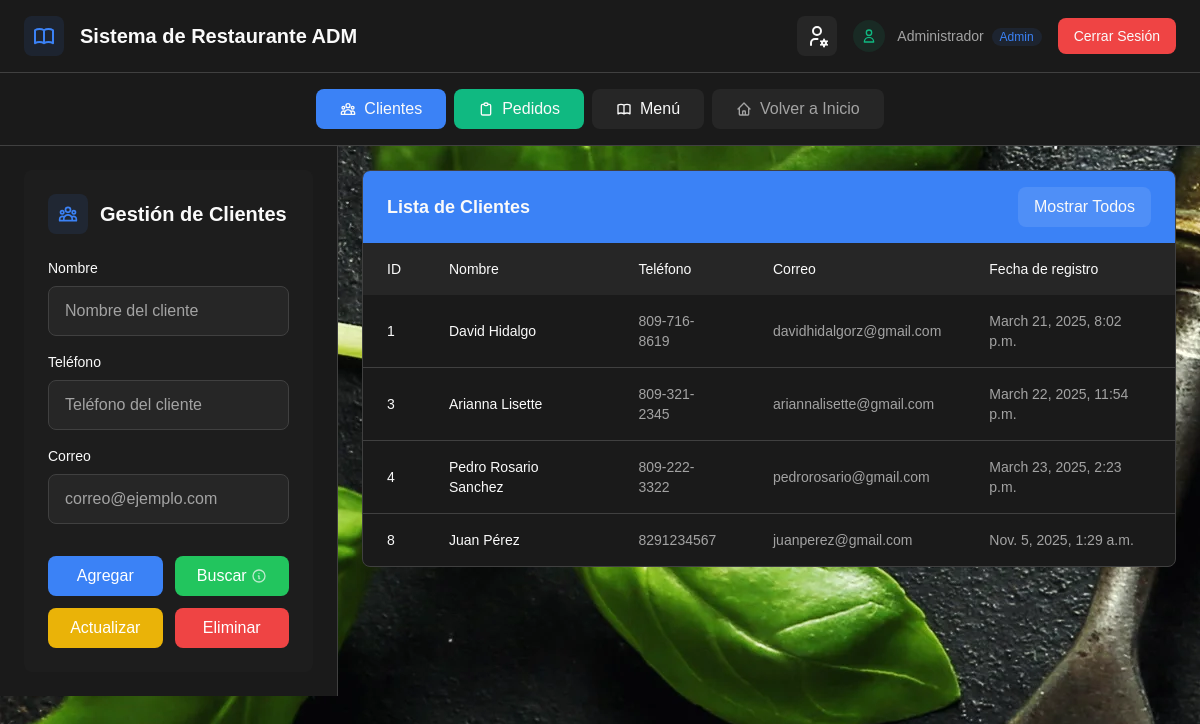
/home/client/ (signed in), run on an earlier commit of the app's database.
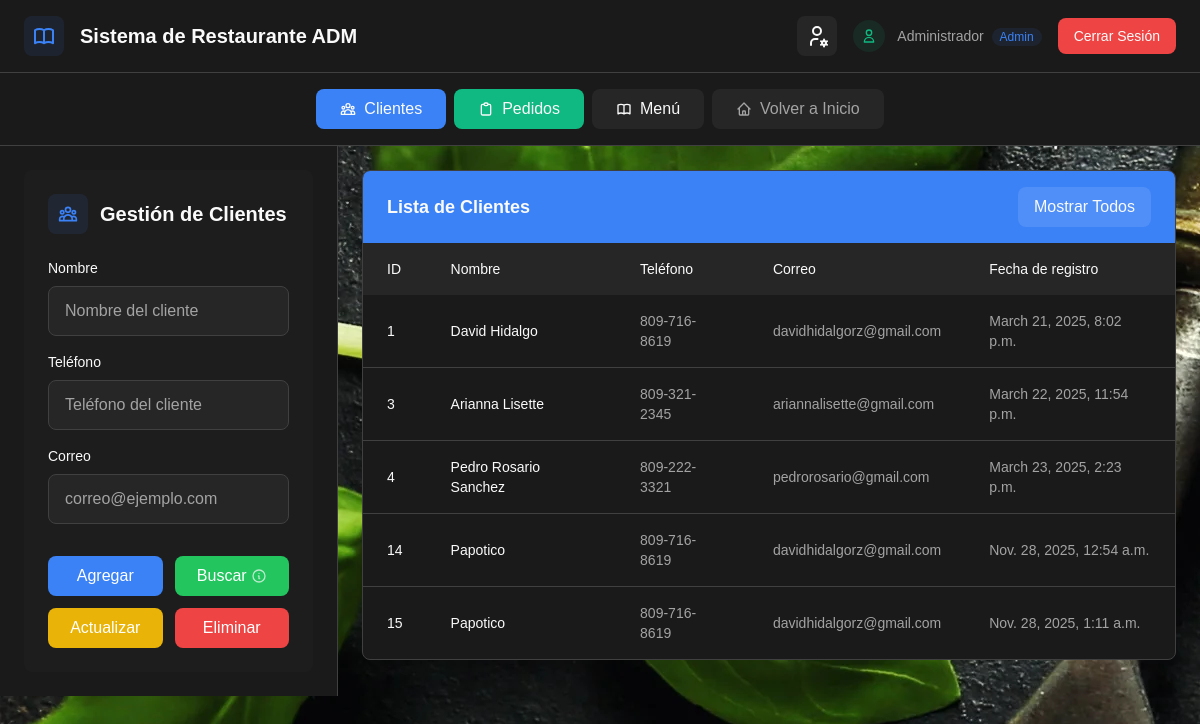
And on a later commit of the database.
### Web_Restaurante/models.py (models this page shows, shortened)
class Cliente(models.Model):
    nombre = models.CharField(max_length=100)
    telefono = models.CharField(max_length=15)
    correo = models.EmailField()
    fecha_registro = models.DateTimeField(auto_now_add=True)

### Web_Restaurante/views.py (the view)
# urls.py: path('home/client/', views.cliente_list, name='clientes'),
@login_required
@cache_control(no_cache=True, must_revalidate=True, no_store=True)
def cliente_list(request):
    clientes = Cliente.objects.all().order_by("id")
    form = ClienteForm()
    return render(request, "client.html", {
        "clientes": clientes,
        "form": form,
    })

### Web_Restaurante/forms.py (shortened to what this page needs)
class ClienteForm(forms.ModelForm):
    class Meta:
        model = Cliente
        fields = ['nombre', 'telefono', 'correo']

### Web_Restaurante/templates/client.html (shortened to what this page needs)
{% extends "home.html" %}
{% load static %}
{% block btn-header-content %}
  <a href="{% url 'home' %}"
     class="bg-muted hover:bg-muted/80 text-muted-foreground px-6 py-2 rounded-lg font-medium transition-all duration-200 flex items-center space-x-2">
    <svg class="w-4 h-4" fill="none" stroke="currentColor" viewBox="0 0 24 24">
      <path stroke-linecap="round" stroke-linejoin="round" stroke-width="2" d="M3 12l2-2m0 0l7-7 7 7M5 10v10a1 1 0 001 1h3m10-11l2 2m-2-2v10a1 1 0 01-1 1h-3m-6 0a1 1 0 001-1v-4a1 1 0 011-1h2a1 1 0 011 1v4a1 1 0 001 1m-6 0h6">
      </path>
    </svg>
    <span>Volver a Inicio</span>
  </a>
{% endblock btn-header-content %}
{% block content %}
  <div class="flex h-[calc(100vh-140px)]">
    <div class="w-98 bg-card border-r border-border p-6">
      <div class="bg-secondary/30 rounded-lg p-6 h-full">
        {% block sidebar_content %}
          <div class="space-y-6">
            <div class="flex items-center space-x-3 mb-6">
              <div class="w-10 h-10 bg-primary/10 rounded-lg flex items-center justify-center">
              </div>
              <h2 class="text-xl font-bold text-foreground">Gestión de Clientes</h2>
            </div>
            <form method="post" id="client-form" class="space-y-4">
              <div>
                <label for="name_client"
                       class="block text-sm font-medium text-foreground mb-2">Nombre</label>
                <input type="text"
                       name="nombre"
                       id="name_client"
                       class="w-full px-4 py-3 bg-input border border-border rounded-lg focus:ring-2 focus:ring-primary focus:border-transparent transition-all duration-200 text-foreground placeholder-muted-foreground"
                       placeholder="Nombre del cliente" />
              </div>
              <div>
                <label for="tel_client"
                       class="block text-sm font-medium text-foreground mb-2">Teléfono</label>
                <input type="text"
                       name="telefono"
                       id="tel_client"
                       class="w-full px-4 py-3 bg-input border border-border rounded-lg focus:ring-2 focus:ring-primary focus:border-transparent transition-all duration-200 text-foreground placeholder-muted-foreground"
                       placeholder="Teléfono del cliente" />
              </div>
              <div>
                <label for="email_client"
                       class="block text-sm font-medium text-foreground mb-2">Correo</label>
                <input type="email"
                       name="correo"
                       id="email_client"
                       class="w-full px-4 py-3 bg-input border border-border rounded-lg focus:ring-2 focus:ring-primary focus:border-transparent transition-all duration-200 text-foreground placeholder-muted-foreground"
                       placeholder="correo@ejemplo.com" />
              </div>
              <div class="grid grid-cols-2 gap-3 pt-4">
                <button type="submit"
                        formaction="{% url 'cliente_agregar' %}"
                        class="bg-blue-500 hover:bg-blue-600 text-white px-4 py-2 rounded-lg font-medium transition-all duration-200">
                  Agregar
                </button>
                <button type="submit"
                        formaction="{% url 'cliente_buscar' %}"
                class="bg-green-500 hover:bg-green-600 text-white px-4 py-2 rounded-lg font-medium transition-all duration-200 flex items-center justify-center space-x-1">
                  <span>Buscar</span>
                  <div class="group relative">
                    <svg class="w-4 h-4 text-accent-foreground/70"
                         fill="none"
                         stroke="currentColor"
                         viewBox="0 0 24 24">
                      <path stroke-linecap="round" stroke-linejoin="round" stroke-width="2" d="M13 16h-1v-4h-1m1-4h.01M21 12a9 9 0 11-18 0 9 9 0 0118 0z">
                      </path>
                    </svg>
                  </div>
                </button>
                <button type="submit"
                        formaction="{% url 'cliente_actualizar' %}"
                        class="bg-yellow-500 hover:bg-yellow-600 text-white px-4 py-2 rounded-lg font-medium transition-all duration-200">
                  Actualizar
                </button>
                <button type="submit"
                        formaction="{% url 'cliente_eliminar' %}"
                        class="bg-red-500 hover:bg-red-600 text-white px-4 py-2 rounded-lg font-medium transition-all duration-200">
                  Eliminar
                </button>
              </div>
            </form>
          </div>
        {% endblock sidebar_content %}
      </div>
    </div>
    <div class="flex-1 p-6 overflow-auto">
      {% block table_content %}
        <div class="bg-card rounded-lg border border-border overflow-hidden">
          <div class="bg-primary px-6 py-4 flex items-center justify-between">
            <h3 class="text-lg font-semibold text-primary-foreground">Lista de Clientes</h3>
            <button type="button"
                    id="show-all-clients"
                    class="bg-primary-foreground/10 hover:bg-primary-foreground/20 text-primary-foreground px-4 py-2 rounded-lg font-medium transition-all duration-200">
              Mostrar Todos
            </button>
          </div>
          <div class="overflow-x-auto">
            <table class="w-full">
              <thead class="bg-secondary">
                <tr>
                  <th class="px-6 py-4 text-left text-sm font-medium text-secondary-foreground">ID</th>
                  <th class="px-6 py-4 text-left text-sm font-medium text-secondary-foreground">Nombre</th>
                  <th class="px-6 py-4 text-left text-sm font-medium text-secondary-foreground">Teléfono</th>
                  <th class="px-6 py-4 text-left text-sm font-medium text-secondary-foreground">Correo</th>
                  <th class="px-6 py-4 text-left text-sm font-medium text-secondary-foreground">Fecha de registro</th>
                </tr>
              </thead>
              <tbody class="divide-y divide-border">
                {% for cliente in clientes %}
                  <tr onclick="fillForm('{{ cliente.id }}', '{{ cliente.nombre }}', '{{ cliente.telefono }}', '{{ cliente.correo }}')"
                      class="hover:bg-muted/30 cursor-pointer transition-colors duration-200">
                    <td class="px-6 py-4 text-sm text-foreground">{{ cliente.id }}</td>
                    <td class="px-6 py-4 text-sm text-foreground font-medium">{{ cliente.nombre }}</td>
                    <td class="px-6 py-4 text-sm text-muted-foreground">{{ cliente.telefono }}</td>
                    <td class="px-6 py-4 text-sm text-muted-foreground">{{ cliente.correo }}</td>
                    <td class="px-6 py-4 text-sm text-muted-foreground">{{ cliente.fecha_registro }}</td>
                  </tr>
                {% endfor %}
              </tbody>
            </table>
          </div>
        </div>
      {% endblock table_content %}
    </div>
  </div>
{% endblock content %}

### Web_Restaurante/templates/home.html (shortened to what this page needs)
<!DOCTYPE html>
<html lang="es">
  <head>
    {% load static %}
    <link rel="stylesheet" href="{% static 'css/base_style.css' %}?v=1.1" />
    <link rel="stylesheet" href="{% static 'css/tailwind.css' %}">
  </head>
  <body class="min-h-screen bg-background text-foreground">
    <header class="bg-card border-b border-border">
      <div class="px-6 py-4">
        <div class="flex items-center justify-between">
          <div class="flex items-center space-x-4">
            <div class="w-10 h-10 bg-primary/10 rounded-lg flex items-center justify-center">
            </div>
            <h1 class="text-xl font-bold text-foreground">Sistema de Restaurante ADM</h1>
          </div>
          <div class="flex items-center space-x-4">
            {% if user.is_superuser %}
              <a href="{% url 'admin_panel' %}"
                 class="bg-secondary hover:bg-secondary/80 text-secondary-foreground w-10 h-10 rounded-lg flex items-center justify-center transition-all duration-200 group relative"
                 title="Panel de Administración">
              </a>
            {% endif %}
            <div class="flex items-center space-x-3">
              <div class="w-8 h-8 bg-accent/10 rounded-full flex items-center justify-center">
                <svg class="w-4 h-4 text-accent"
                     fill="none"
                     stroke="currentColor"
                     viewBox="0 0 24 24">
                  <path stroke-linecap="round" stroke-linejoin="round" stroke-width="2" d="M16 7a4 4 0 11-8 0 4 4 0 018 0zM12 14a7 7 0 00-7 7h14a7 7 0 00-7-7z">
                  </path>
                </svg>
              </div>
              <span class="text-sm text-muted-foreground">
                {{ user.username }}
                {% if user.is_superuser %}
                  <span class="ml-1 px-2 py-0.5 bg-primary/10 text-primary text-xs rounded-full">Admin</span>
                {% endif %}
              </span>
            </div>
            <a href="{% url 'logout' %}"
               class="bg-destructive hover:bg-destructive/90 text-destructive-foreground px-4 py-2 rounded-lg text-sm font-medium transition-all duration-200">
              Cerrar Sesión
            </a>
          </div>
        </div>
      </div>
    </header>
    <nav class="bg-card border-b border-border">
      <div class="px-6 py-4">
        <div class="flex items-center justify-center space-x-2">
          <a href="{% url 'clientes' %}"
             class="bg-primary hover:bg-primary/90 text-primary-foreground px-6 py-2 rounded-lg font-medium transition-all duration-200 flex items-center space-x-2">
            <span>Clientes</span>
          </a>
          <a href="{% url 'orders' %}"
             class="bg-accent hover:bg-accent/90 text-accent-foreground px-6 py-2 rounded-lg font-medium transition-all duration-200 flex items-center space-x-2">
            <svg class="w-4 h-4" fill="none" stroke="currentColor" viewBox="0 0 24 24">
              <path stroke-linecap="round" stroke-linejoin="round" stroke-width="2" d="M9 5H7a2 2 0 00-2 2v12a2 2 0 002 2h10a2 2 0 002-2V7a2 2 0 00-2-2h-2M9 5a2 2 0 002 2h2a2 2 0 002-2M9 5a2 2 0 012-2h2a2 2 0 012 2">
              </path>
            </svg>
            <span>Pedidos</span>
          </a>
          <a href="{% url 'menu' %}"
             class="bg-secondary hover:bg-secondary/80 text-secondary-foreground px-6 py-2 rounded-lg font-medium transition-all duration-200 flex items-center space-x-2">
            <span>Menú</span>
          </a>
          {% block btn-header-content %}
          {% endblock btn-header-content %}
        </div>
      </div>
    </nav>
    <main class="flex-1">
      {% block content %}{% endblock content %}
    </main>
  </body>
</html>

### Web_Restaurante/static/css/base_style.css (style rules this page uses)
body { margin: 0; font-family: sans-serif; background-image: url('../images/background.webp'); background-size: auto; background-color: #000000; background-repeat: no-repeat; height: 100vh; }

What changed in the data, as far as the page shows it:
removed Cliente: id "8", nombre "Juan Pérez", telefono "8291234567", correo "juanperez@gmail.com", fecha_registro "Nov. 5, 2025, 1:29 a.m."
changed Cliente "Pedro Rosario Sanchez": telefono "809-222-3322" → "809-222-3321"
added Cliente: id "14", nombre "Papotico", telefono "809-716-8619", correo "davidhidalgorz@gmail.com", fecha_registro "Nov. 28, 2025, 12:54 a.m."
added Cliente: id "15", nombre "Papotico", telefono "809-716-8619", correo "davidhidalgorz@gmail.com", fecha_registro "Nov. 28, 2025, 1:11 a.m."
